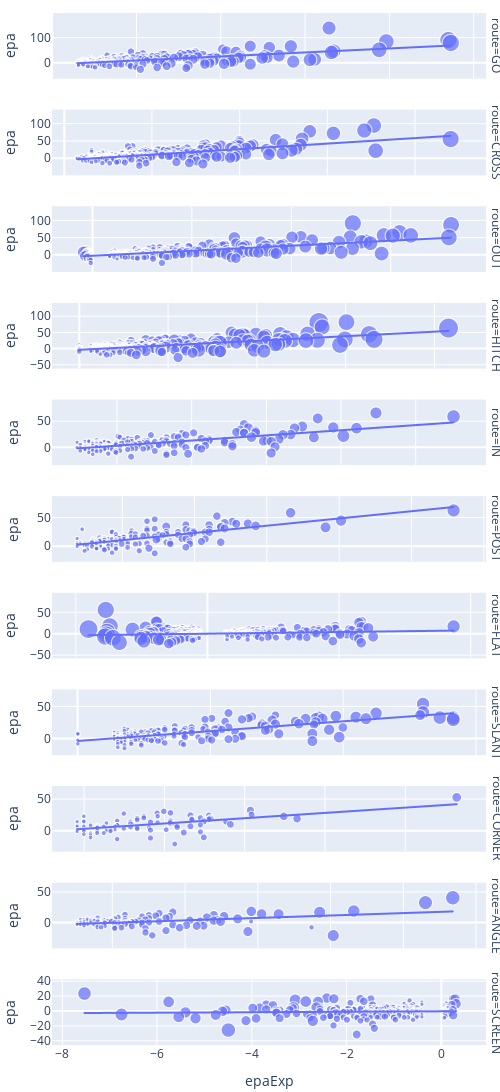

Here is the notebook cell this chart was saved with:
### Code cell
fig = px.scatter(rec[rec['route'] != 'WHEEL'], x="epaExp", y="epa", facet_row= 'route',size = 'play1', trendline = 'ols',hover_data = ['receiver_player_name'])
fig.update_yaxes(matches=None)
fig.update_xaxes(matches=None)
fig.update_layout(autosize = True, width = 500, height = 5000,
                      margin=dict(
        l=5,
        r=5,
        b=5,
        t=5
    )
)

### Figure 1 — Plotly figure (JSON) as saved in the notebook; plotly's stock layout.template omitted (floating-point values rounded to 4 significant figures; data arrays with more than 128 entries replaced by an {"elided": "..."} marker saying what was removed)
{"data": [{"customdata": {"elided": "245x1 str values"}, "hovertemplate": "route=GO<br>epaExp=%{x}<br>epa=%{y}<br>play1=%{marker.size}<br>receiver_player_name=%{customdata[0]}<extra></extra>", "legendgroup": "", "marker": {"color": "#636efa", "size": {"elided": "245 int values"}, "sizemode": "area", "sizeref": 0.57, "symbol": "circle"}, "mode": "markers", "name": "", "showlegend": false, "type": "scattergl", "x": {"elided": "245 float values"}, "xaxis": "x11", "y": {"elided": "245 float values"}, "yaxis": "y11"}, {"hovertemplate": "<b>OLS trendline</b><br>epa = 1.59393 * epaExp + -5.27225<br>R<sup>2</sup>=0.436322<br><br>route=GO<br>epaExp=%{x}<br>epa=%{y} <b>(trend)</b><extra></extra>", "legendgroup": "", "marker": {"color": "#636efa", "symbol": "circle"}, "mode": "lines", "name": "", "showlegend": false, "type": "scattergl", "x": {"elided": "245 float values"}, "xaxis": "x11", "y": {"elided": "245 float values"}, "yaxis": "y11"}, {"customdata": {"elided": "304x1 str values"}, "hovertemplate": "route=CROSS<br>epaExp=%{x}<br>epa=%{y}<br>play1=%{marker.size}<br>receiver_player_name=%{customdata[0]}<extra></extra>", "legendgroup": "", "marker": {"color": "#636efa", "size": {"elided": "304 int values"}, "sizemode": "area", "sizeref": 0.57, "symbol": "circle"}, "mode": "markers", "name": "", "showlegend": false, "type": "scattergl", "x": {"elided": "304 float values"}, "xaxis": "x10", "y": {"elided": "304 float values"}, "yaxis": "y10"}, {"hovertemplate": "<b>OLS trendline</b><br>epa = 1.59905 * epaExp + -4.89021<br>R<sup>2</sup>=0.509571<br><br>route=CROSS<br>epaExp=%{x}<br>epa=%{y} <b>(trend)</b><extra></extra>", "legendgroup": "", "marker": {"color": "#636efa", "symbol": "circle"}, "mode": "lines", "name": "", "showlegend": false, "type": "scattergl", "x": {"elided": "304 float values"}, "xaxis": "x10", "y": {"elided": "304 float values"}, "yaxis": "y10"}, {"customdata": {"elided": "350x1 str values"}, "hovertemplate": "route=OUT<br>epaExp=%{x}<br>epa=%{y}<br>play1=%{marker.size}<br>receiver_player_name=%{customdata[0]}<extra></extra>", "legendgroup": "", "marker": {"color": "#636efa", "size": {"elided": "350 int values"}, "sizemode": "area", "sizeref": 0.57, "symbol": "circle"}, "mode": "markers", "name": "", "showlegend": false, "type": "scattergl", "x": {"elided": "350 float values"}, "xaxis": "x9", "y": {"elided": "350 float values"}, "yaxis": "y9"}, {"hovertemplate": "<b>OLS trendline</b><br>epa = 1.45867 * epaExp + -2.31882<br>R<sup>2</sup>=0.560344<br><br>route=OUT<br>epaExp=%{x}<br>epa=%{y} <b>(trend)</b><extra></extra>", "legendgroup": "", "marker": {"color": "#636efa", "symbol": "circle"}, "mode": "lines", "name": "", "showlegend": false, "type": "scattergl", "x": {"elided": "350 float values"}, "xaxis": "x9", "y": {"elided": "350 float values"}, "yaxis": "y9"}, {"customdata": {"elided": "357x1 str values"}, "hovertemplate": "route=HITCH<br>epaExp=%{x}<br>epa=%{y}<br>play1=%{marker.size}<br>receiver_player_name=%{customdata[0]}<extra></extra>", "legendgroup": "", "marker": {"color": "#636efa", "size": {"elided": "357 int values"}, "sizemode": "area", "sizeref": 0.57, "symbol": "circle"}, "mode": "markers", "name": "", "showlegend": false, "type": "scattergl", "x": {"elided": "357 float values"}, "xaxis": "x8", "y": {"elided": "357 float values"}, "yaxis": "y8"}, {"hovertemplate": "<b>OLS trendline</b><br>epa = 1.40619 * epaExp + -2.27994<br>R<sup>2</sup>=0.459572<br><br>route=HITCH<br>epaExp=%{x}<br>epa=%{y} <b>(trend)</b><extra></extra>", "legendgroup": "", "marker": {"color": "#636efa", "symbol": "circle"}, "mode": "lines", "name": "", "showlegend": false, "type": "scattergl", "x": {"elided": "357 float values"}, "xaxis": "x8", "y": {"elided": "357 float values"}, "yaxis": "y8"}, {"customdata": {"elided": "180x1 str values"}, "hovertemplate": "route=IN<br>epaExp=%{x}<br>epa=%{y}<br>play1=%{marker.size}<br>receiver_player_name=%{customdata[0]}<extra></extra>", "legendgroup": "", "marker": {"color": "#636efa", "size": {"elided": "180 int values"}, "sizemode": "area", "sizeref": 0.57, "symbol": "circle"}, "mode": "markers", "name": "", "showlegend": false, "type": "scattergl", "x": {"elided": "180 float values"}, "xaxis": "x7", "y": {"elided": "180 float values"}, "yaxis": "y7"}, {"hovertemplate": "<b>OLS trendline</b><br>epa = 1.97169 * epaExp + -6.03116<br>R<sup>2</sup>=0.481129<br><br>route=IN<br>epaExp=%{x}<br>epa=%{y} <b>(trend)</b><extra></extra>", "legendgroup": "", "marker": {"color": "#636efa", "symbol": "circle"}, "mode": "lines", "name": "", "showlegend": false, "type": "scattergl", "x": {"elided": "180 float values"}, "xaxis": "x7", "y": {"elided": "180 float values"}, "yaxis": "y7"}, {"customdata": {"elided": "141x1 str values"}, "hovertemplate": "route=POST<br>epaExp=%{x}<br>epa=%{y}<br>play1=%{marker.size}<br>receiver_player_name=%{customdata[0]}<extra></extra>", "legendgroup": "", "marker": {"color": "#636efa", "size": {"elided": "141 int values"}, "sizemode": "area", "sizeref": 0.57, "symbol": "circle"}, "mode": "markers", "name": "", "showlegend": false, "type": "scattergl", "x": {"elided": "141 float values"}, "xaxis": "x6", "y": {"elided": "141 float values"}, "yaxis": "y6"}, {"hovertemplate": "<b>OLS trendline</b><br>epa = 1.26594 * epaExp + -1.77206<br>R<sup>2</sup>=0.483023<br><br>route=POST<br>epaExp=%{x}<br>epa=%{y} <b>(trend)</b><extra></extra>", "legendgroup": "", "marker": {"color": "#636efa", "symbol": "circle"}, "mode": "lines", "name": "", "showlegend": false, "type": "scattergl", "x": {"elided": "141 float values"}, "xaxis": "x6", "y": {"elided": "141 float values"}, "yaxis": "y6"}, {"customdata": {"elided": "348x1 str values"}, "hovertemplate": "route=FLAT<br>epaExp=%{x}<br>epa=%{y}<br>play1=%{marker.size}<br>receiver_player_name=%{customdata[0]}<extra></extra>", "legendgroup": "", "marker": {"color": "#636efa", "size": {"elided": "348 int values"}, "sizemode": "area", "sizeref": 0.57, "symbol": "circle"}, "mode": "markers", "name": "", "showlegend": false, "type": "scattergl", "x": {"elided": "348 float values"}, "xaxis": "x5", "y": {"elided": "348 float values"}, "yaxis": "y5"}, {"hovertemplate": "<b>OLS trendline</b><br>epa = 0.77501 * epaExp + 0.35218<br>R<sup>2</sup>=0.036462<br><br>route=FLAT<br>epaExp=%{x}<br>epa=%{y} <b>(trend)</b><extra></extra>", "legendgroup": "", "marker": {"color": "#636efa", "symbol": "circle"}, "mode": "lines", "name": "", "showlegend": false, "type": "scattergl", "x": {"elided": "348 float values"}, "xaxis": "x5", "y": {"elided": "348 float values"}, "yaxis": "y5"}, {"customdata": {"elided": "182x1 str values"}, "hovertemplate": "route=SLANT<br>epaExp=%{x}<br>epa=%{y}<br>play1=%{marker.size}<br>receiver_player_name=%{customdata[0]}<extra></extra>", "legendgroup": "", "marker": {"color": "#636efa", "size": {"elided": "182 int values"}, "sizemode": "area", "sizeref": 0.57, "symbol": "circle"}, "mode": "markers", "name": "", "showlegend": false, "type": "scattergl", "x": {"elided": "182 float values"}, "xaxis": "x4", "y": {"elided": "182 float values"}, "yaxis": "y4"}, {"hovertemplate": "<b>OLS trendline</b><br>epa = 1.53115 * epaExp + -3.12088<br>R<sup>2</sup>=0.546178<br><br>route=SLANT<br>epaExp=%{x}<br>epa=%{y} <b>(trend)</b><extra></extra>", "legendgroup": "", "marker": {"color": "#636efa", "symbol": "circle"}, "mode": "lines", "name": "", "showlegend": false, "type": "scattergl", "x": {"elided": "182 float values"}, "xaxis": "x4", "y": {"elided": "182 float values"}, "yaxis": "y4"}, {"customdata": [["T.Kelce"], ["K.Allen"], ["C.Kirk"], ["C.Lamb"], ["M.Williams"], ["C.Sutton"], ["M.Gesicki"], ["B.Cooks"], ["D.Knox"], ["G.Davis"], ["K.Osborn"], ["G.Kittle"], ["M.Evans"], ["A.Hooper"], ["C.Godwin"], ["A.Cooper"], ["J.Jefferson"], ["T.Hill"], ["M.Andrews"], ["C.Kupp"], ["T.Higbee"], ["H.Henry"], ["K.Golladay"], ["R.Cobb"], ["D.Robinson"], ["T.Lockett"], ["A.Thielen"], ["G.Wilson"], ["M.Hardman"], ["E.Ebron"], ["C.Samuel"], ["J.Jones"], ["D.Goedert"], ["M.Jones"], ["J.Cook"], ["L.Thomas"], ["T.Hockenson"], ["A.Robinson"], ["D.Njoku"], ["S.Diggs"], ["M.Alie-Cox"], ["C.Davis"], ["J.Meyers"], ["Z.Jones"], ["Z.Pascal"], ["C.Ridley"], ["A.Miller"], ["A.Green"], ["N.Fant"], ["M.Valdes-Scantling"], ["J.Doyle"], ["M.Brown"], ["D.Amendola"], ["Ju.Watson"], ["O.Beckham"], ["D.Adams"], ["V.Jefferson"], ["T.Hilton"], ["Z.Ertz"], ["D.Smith"], ["T.Boyd"], ["N.Agholor"], ["E.Engram"], ["K.Pitts"], ["O.Howard"], ["D.Chark Jr."], ["G.Everett"], ["J.Jeudy"], ["A.St. Brown"], ["R.Woods"], ["M.Pittman"], ["G.Olsen"], ["A.Brown"], ["J.Landry"], ["D.Parker"], ["L.Fitzgerald"], ["R.Gronkowski"], ["T.McLaurin"], ["J.Reynolds"], ["D.Peoples-Jones"], ["W.Fuller"], ["Ro.Anderson"], ["J.Chase"], ["D.Hopkins"], ["D.Metcalf"], ["D.Moore"], ["D.Mooney"], ["D.Waller"]], "hovertemplate": "route=CORNER<br>epaExp=%{x}<br>epa=%{y}<br>play1=%{marker.size}<br>receiver_player_name=%{customdata[0]}<extra></extra>", "legendgroup": "", "marker": {"color": "#636efa", "size": [53, 37, 24, 25, 23, 18, 29, 28, 24, 21, 12, 18, 42, 23, 21, 20, 31, 44, 22, 31, 24, 22, 20, 17, 12, 25, 30, 12, 11, 26, 19, 22, 18, 25, 12, 15, 20, 19, 20, 34, 23, 17, 17, 17, 13, 26, 11, 14, 11, 28, 13, 12, 11, 15, 19, 26, 14, 20, 17, 14, 18, 20, 12, 13, 11, 11, 19, 16, 12, 22, 14, 12, 12, 16, 12, 11, 23, 27, 15, 14, 13, 12, 13, 30, 13, 22, 17, 20], "sizemode": "area", "sizeref": 0.57, "symbol": "circle"}, "mode": "markers", "name": "", "showlegend": false, "type": "scattergl", "x": [28.21, 15.36, 9.963, 10.38, 9.548, 7.473, 15.44, 11.62, 12.77, 8.718, 4.982, 9.581, 17.44, 12.24, 8.718, 8.303, 12.87, 18.27, 11.71, 12.87, 12.77, 11.71, 8.303, 7.057, 4.982, 10.38, 12.45, 4.982, 4.567, 13.84, 7.888, 9.133, 9.581, 10.38, 6.387, 7.984, 10.65, 7.888, 10.65, 14.11, 12.24, 7.057, 7.057, 7.057, 5.397, 10.79, 4.567, 5.812, 5.855, 11.62, 6.92, 4.982, 4.567, 6.227, 7.888, 10.79, 5.812, 8.303, 9.049, 5.812, 7.473, 8.303, 6.387, 6.92, 5.855, 4.567, 10.11, 6.642, 4.982, 9.133, 5.812, 6.387, 4.982, 6.642, 4.982, 4.567, 12.24, 11.21, 6.227, 5.812, 5.397, 4.982, 5.397, 12.45, 5.397, 9.133, 7.057, 10.65], "xaxis": "x3", "y": [53.3, 32.79, 31.11, 28.68, 28.41, 27.63, 25.84, 24.84, 24.77, 23.35, 23.29, 23.26, 23.18, 20.9, 20.68, 20.26, 20.14, 19.46, 19.16, 18.7, 18.55, 17.87, 17.69, 16.14, 15.91, 15.57, 15.19, 14.94, 14.71, 14.61, 14.38, 14.06, 13.43, 12.66, 12.53, 11.61, 11.61, 11.12, 10.85, 10.49, 9.637, 9.296, 9.029, 9.027, 8.981, 8.93, 8.605, 8.045, 7.693, 7.407, 7.294, 7.276, 7.037, 7.019, 6.259, 6.166, 6.037, 5.645, 5.134, 4.934, 3.831, 3.656, 2.317, 2.227, 2.145, 2.096, 2.028, 1.904, 1.666, 1.36, 0.2487, 0.07243, -0.0472, -0.3585, -0.4297, -0.788, -1.464, -2.507, -3.237, -3.269, -3.707, -5.115, -6.716, -10.21, -10.44, -11.3, -12.9, -20.79], "yaxis": "y3"}, {"hovertemplate": "<b>OLS trendline</b><br>epa = 1.68008 * epaExp + -4.96039<br>R<sup>2</sup>=0.300456<br><br>route=CORNER<br>epaExp=%{x}<br>epa=%{y} <b>(trend)</b><extra></extra>", "legendgroup": "", "marker": {"color": "#636efa", "symbol": "circle"}, "mode": "lines", "name": "", "showlegend": false, "type": "scattergl", "x": [4.567, 4.567, 4.567, 4.567, 4.567, 4.982, 4.982, 4.982, 4.982, 4.982, 4.982, 4.982, 4.982, 5.397, 5.397, 5.397, 5.397, 5.812, 5.812, 5.812, 5.812, 5.812, 5.855, 5.855, 6.227, 6.227, 6.387, 6.387, 6.387, 6.642, 6.642, 6.92, 6.92, 7.057, 7.057, 7.057, 7.057, 7.057, 7.473, 7.473, 7.888, 7.888, 7.888, 7.984, 8.303, 8.303, 8.303, 8.303, 8.718, 8.718, 9.049, 9.133, 9.133, 9.133, 9.548, 9.581, 9.581, 9.963, 10.11, 10.38, 10.38, 10.38, 10.65, 10.65, 10.65, 10.79, 10.79, 11.21, 11.62, 11.62, 11.71, 11.71, 12.24, 12.24, 12.24, 12.45, 12.45, 12.77, 12.77, 12.87, 12.87, 13.84, 14.11, 15.36, 15.44, 17.44, 18.27, 28.21], "xaxis": "x3", "y": [2.712, 2.712, 2.712, 2.712, 2.712, 3.409, 3.409, 3.409, 3.409, 3.409, 3.409, 3.409, 3.409, 4.107, 4.107, 4.107, 4.107, 4.804, 4.804, 4.804, 4.804, 4.804, 4.876, 4.876, 5.502, 5.502, 5.771, 5.771, 5.771, 6.199, 6.199, 6.665, 6.665, 6.897, 6.897, 6.897, 6.897, 6.897, 7.594, 7.594, 8.292, 8.292, 8.292, 8.453, 8.989, 8.989, 8.989, 8.989, 9.687, 9.687, 10.24, 10.38, 10.38, 10.38, 11.08, 11.14, 11.14, 11.78, 12.03, 12.48, 12.48, 12.48, 12.92, 12.92, 12.92, 13.17, 13.17, 13.87, 14.57, 14.57, 14.71, 14.71, 15.61, 15.61, 15.61, 15.96, 15.96, 16.5, 16.5, 16.66, 16.66, 18.29, 18.75, 20.85, 20.97, 24.33, 25.73, 42.44], "yaxis": "y3"}, {"customdata": [["C.McCaffrey"], ["A.Kamara"], ["A.Ekeler"], ["J.Conner"], ["G.Bernard"], ["L.Fournette"], ["S.Perine"], ["J.White"], ["J.Jacobs"], ["R.White"], ["D.Singletary"], ["M.Breida"], ["K.Gainwell"], ["D.Henry"], ["N.Hines"], ["C.Edmonds"], ["T.Yeldon"], ["K.Drake"], ["T.Etienne"], ["C.Thompson"], ["N.Harris"], ["D.Johnson"], ["F.Gore"], ["P.Barber"], ["D.Swift"], ["B.Scott"], ["P.Lindsay"], ["D.Johnson"], ["A.Dillon"], ["J.Mixon"], ["D.Washington"], ["D.Freeman"], ["A.Mattison"], ["D.Harris"], ["I.Smith"], ["D.Henderson"], ["Bre.Hall"], ["T.Homer"], ["D.Montgomery"], ["J.Rodgers"], ["D.Dallas"], ["R.Mostert"], ["J.Robinson"], ["M.Gordon"], ["D.Hilliard"], ["D.Samuel"], ["R.Stevenson"], ["M.Mack"], ["D.Lewis"], ["A.Peterson"], ["J.Richard"], ["J.Jackson"], ["T.Pollard"], ["B.Bolden"], ["K.Juszczyk"], ["J.McNichols"], ["J.Dobbins"], ["B.Hill"], ["D.Pierce"], ["N.Chubb"], ["A.Jones"], ["R.Freeman"], ["J.McKinnon"], ["J.Cook"], ["T.Johnson"], ["J.Williams"], ["J.Hasty"], ["K.Williams"], ["A.Gibson"], ["T.Cohen"], ["T.Gurley"], ["L.Miller"], ["J.Kelley"], ["C.Edwards-Helaire"], ["C.Carson"], ["J.Williams"], ["J.Taylor"], ["J.Allen"], ["A.Blue"], ["M.Sanders"], ["D.Booker"], ["L.Murray"], ["S.Michel"], ["C.Hubbard"], ["T.Riddick"], ["M.Gaskin"], ["K.Hunt"], ["K.Johnson"], ["D.Cook"], ["R.Jones"], ["J.McKissic"], ["M.Ingram"], ["J.Gibbs"], ["T.Montgomery"], ["T.Montgomery"], ["C.Hyde"], ["M.Davis"], ["J.Wilson"], ["Z.Moss"], ["Mi.Carter"], ["A.Abdullah"], ["S.Barkley"], ["R.Burkhead"], ["D.Ogunbowale"], ["E.Elliott"]], "hovertemplate": "route=ANGLE<br>epaExp=%{x}<br>epa=%{y}<br>play1=%{marker.size}<br>receiver_player_name=%{customdata[0]}<extra></extra>", "legendgroup": "", "marker": {"color": "#636efa", "size": [121, 113, 92, 62, 39, 82, 35, 65, 70, 25, 51, 32, 34, 30, 54, 38, 23, 49, 17, 37, 32, 25, 14, 22, 58, 12, 21, 31, 13, 52, 14, 44, 29, 19, 15, 21, 17, 16, 51, 21, 25, 20, 16, 47, 21, 14, 35, 13, 28, 11, 53, 17, 27, 12, 19, 15, 11, 23, 12, 26, 32, 30, 22, 25, 26, 19, 13, 11, 26, 26, 25, 18, 11, 14, 25, 16, 23, 11, 12, 24, 30, 39, 18, 23, 17, 22, 43, 13, 48, 19, 46, 27, 17, 18, 18, 22, 41, 24, 31, 22, 37, 61, 31, 33, 86], "sizemode": "area", "sizeref": 0.57, "symbol": "circle"}, "mode": "markers", "name": "", "showlegend": false, "type": "scattergl", "x": [5.682, 5.306, 4.32, 2.911, 1.831, 3.85, 1.643, 3.052, 3.287, 1.174, 2.395, 1.503, 1.597, 1.409, 2.536, 1.784, 1.08, 2.301, 0.7983, 1.737, 1.503, 1.174, 0.6574, 1.033, 2.723, 0.5635, 0.9861, 1.456, 0.6104, 2.442, 0.6574, 2.066, 1.362, 0.8922, 0.7043, 0.9861, 0.7983, 0.7513, 2.395, 0.9861, 1.174, 0.9391, 0.7513, 2.207, 0.9861, 2.908, 1.643, 0.6104, 1.315, 0.5165, 2.489, 0.7983, 1.268, 0.5635, 0.8922, 0.7043, 0.5165, 1.08, 0.5635, 1.221, 1.503, 1.409, 1.033, 1.174, 1.221, 0.8922, 0.6104, 0.5165, 1.221, 1.221, 1.174, 0.8452, 0.5165, 0.6574, 1.174, 0.7513, 1.08, 0.5165, 0.5635, 1.127, 1.409, 1.831, 0.8452, 1.08, 0.7983, 1.033, 2.019, 0.6104, 2.254, 0.8922, 2.16, 1.268, 0.7983, 3.739, 0.8452, 1.033, 1.925, 1.127, 1.456, 1.033, 1.737, 2.864, 1.456, 1.55, 4.038], "xaxis": "x2", "y": [40.84, 32.89, 19.13, 18.62, 17.45, 17.09, 15.55, 14.43, 14.11, 13.33, 12.36, 12.26, 11.41, 10.48, 10.48, 10.09, 9.017, 8.506, 8.209, 7.926, 7.213, 6.583, 6.495, 6.446, 6.402, 5.17, 5.158, 5.062, 4.708, 4.347, 4.238, 4.084, 3.758, 3.672, 3.644, 3.623, 3.579, 3.528, 3.355, 3.033, 2.965, 2.606, 2.45, 2.219, 2.146, 2.138, 1.999, 1.94, 1.875, 1.791, 1.791, 1.677, 1.236, 0.7898, 0.6041, 0.5997, 0.5425, 0.4141, 0.3397, 0.2275, 0.2172, 0.1829, 0.097, 0.01729, -0.2326, -0.497, -0.8106, -0.8197, -0.8281, -1.23, -1.533, -1.941, -1.942, -2.077, -2.314, -2.432, -2.518, -2.605, -2.681, -2.903, -3.467, -3.468, -3.583, -3.666, -3.688, -3.78, -4.248, -4.652, -4.888, -5.121, -5.251, -6.016, -7.246, -7.543, -7.543, -7.923, -8.097, -8.226, -9.157, -9.244, -12.83, -14.35, -15.98, -20.67, -20.92], "yaxis": "y2"}, {"hovertemplate": "<b>OLS trendline</b><br>epa = 3.95732 * epaExp + -4.01383<br>R<sup>2</sup>=0.194438<br><br>route=ANGLE<br>epaExp=%{x}<br>epa=%{y} <b>(trend)</b><extra></extra>", "legendgroup": "", "marker": {"color": "#636efa", "symbol": "circle"}, "mode": "lines", "name": "", "showlegend": false, "type": "scattergl", "x": [0.5165, 0.5165, 0.5165, 0.5165, 0.5165, 0.5635, 0.5635, 0.5635, 0.5635, 0.6104, 0.6104, 0.6104, 0.6104, 0.6574, 0.6574, 0.6574, 0.7043, 0.7043, 0.7513, 0.7513, 0.7513, 0.7983, 0.7983, 0.7983, 0.7983, 0.7983, 0.8452, 0.8452, 0.8452, 0.8922, 0.8922, 0.8922, 0.8922, 0.9391, 0.9861, 0.9861, 0.9861, 0.9861, 1.033, 1.033, 1.033, 1.033, 1.033, 1.08, 1.08, 1.08, 1.08, 1.127, 1.127, 1.174, 1.174, 1.174, 1.174, 1.174, 1.174, 1.221, 1.221, 1.221, 1.221, 1.268, 1.268, 1.315, 1.362, 1.409, 1.409, 1.409, 1.456, 1.456, 1.456, 1.503, 1.503, 1.503, 1.55, 1.597, 1.643, 1.643, 1.737, 1.737, 1.784, 1.831, 1.831, 1.925, 2.019, 2.066, 2.16, 2.207, 2.254, 2.301, 2.395, 2.395, 2.442, 2.489, 2.536, 2.723, 2.864, 2.908, 2.911, 3.052, 3.287, 3.739, 3.85, 4.038, 4.32, 5.306, 5.682], "xaxis": "x2", "y": [-1.97, -1.97, -1.97, -1.97, -1.97, -1.784, -1.784, -1.784, -1.784, -1.598, -1.598, -1.598, -1.598, -1.412, -1.412, -1.412, -1.227, -1.227, -1.041, -1.041, -1.041, -0.8549, -0.8549, -0.8549, -0.8549, -0.8549, -0.6691, -0.6691, -0.6691, -0.4833, -0.4833, -0.4833, -0.4833, -0.2974, -0.1116, -0.1116, -0.1116, -0.1116, 0.07421, 0.07421, 0.07421, 0.07421, 0.07421, 0.26, 0.26, 0.26, 0.26, 0.4459, 0.4459, 0.6317, 0.6317, 0.6317, 0.6317, 0.6317, 0.6317, 0.8175, 0.8175, 0.8175, 0.8175, 1.003, 1.003, 1.189, 1.375, 1.561, 1.561, 1.561, 1.747, 1.747, 1.747, 1.932, 1.932, 1.932, 2.118, 2.304, 2.49, 2.49, 2.862, 2.862, 3.047, 3.233, 3.233, 3.605, 3.976, 4.162, 4.534, 4.72, 4.906, 5.091, 5.463, 5.463, 5.649, 5.835, 6.02, 6.764, 7.321, 7.495, 7.507, 8.064, 8.994, 10.78, 11.22, 11.97, 13.08, 16.98, 18.47], "yaxis": "y2"}, {"customdata": {"elided": "275x1 str values"}, "hovertemplate": "route=SCREEN<br>epaExp=%{x}<br>epa=%{y}<br>play1=%{marker.size}<br>receiver_player_name=%{customdata[0]}<extra></extra>", "legendgroup": "", "marker": {"color": "#636efa", "size": {"elided": "275 int values"}, "sizemode": "area", "sizeref": 0.57, "symbol": "circle"}, "mode": "markers", "name": "", "showlegend": false, "type": "scattergl", "x": {"elided": "275 float values"}, "xaxis": "x", "y": {"elided": "275 float values"}, "yaxis": "y"}, {"hovertemplate": "<b>OLS trendline</b><br>epa = 0.305862 * epaExp + -0.319154<br>R<sup>2</sup>=0.003085<br><br>route=SCREEN<br>epaExp=%{x}<br>epa=%{y} <b>(trend)</b><extra></extra>", "legendgroup": "", "marker": {"color": "#636efa", "symbol": "circle"}, "mode": "lines", "name": "", "showlegend": false, "type": "scattergl", "x": {"elided": "275 float values"}, "xaxis": "x", "y": {"elided": "275 float values"}, "yaxis": "y"}], "layout": {"annotations": [{"font": {}, "showarrow": false, "text": "route=SCREEN", "textangle": 90, "x": 0.98, "xanchor": "left", "xref": "paper", "y": 0.03182, "yanchor": "middle", "yref": "paper"}, {"font": {}, "showarrow": false, "text": "route=ANGLE", "textangle": 90, "x": 0.98, "xanchor": "left", "xref": "paper", "y": 0.1255, "yanchor": "middle", "yref": "paper"}, {"font": {}, "showarrow": false, "text": "route=CORNER", "textangle": 90, "x": 0.98, "xanchor": "left", "xref": "paper", "y": 0.2191, "yanchor": "middle", "yref": "paper"}, {"font": {}, "showarrow": false, "text": "route=SLANT", "textangle": 90, "x": 0.98, "xanchor": "left", "xref": "paper", "y": 0.3127, "yanchor": "middle", "yref": "paper"}, {"font": {}, "showarrow": false, "text": "route=FLAT", "textangle": 90, "x": 0.98, "xanchor": "left", "xref": "paper", "y": 0.4064, "yanchor": "middle", "yref": "paper"}, {"font": {}, "showarrow": false, "text": "route=POST", "textangle": 90, "x": 0.98, "xanchor": "left", "xref": "paper", "y": 0.5, "yanchor": "middle", "yref": "paper"}, {"font": {}, "showarrow": false, "text": "route=IN", "textangle": 90, "x": 0.98, "xanchor": "left", "xref": "paper", "y": 0.5936, "yanchor": "middle", "yref": "paper"}, {"font": {}, "showarrow": false, "text": "route=HITCH", "textangle": 90, "x": 0.98, "xanchor": "left", "xref": "paper", "y": 0.6873, "yanchor": "middle", "yref": "paper"}, {"font": {}, "showarrow": false, "text": "route=OUT", "textangle": 90, "x": 0.98, "xanchor": "left", "xref": "paper", "y": 0.7809, "yanchor": "middle", "yref": "paper"}, {"font": {}, "showarrow": false, "text": "route=CROSS", "textangle": 90, "x": 0.98, "xanchor": "left", "xref": "paper", "y": 0.8745, "yanchor": "middle", "yref": "paper"}, {"font": {}, "showarrow": false, "text": "route=GO", "textangle": 90, "x": 0.98, "xanchor": "left", "xref": "paper", "y": 0.9682, "yanchor": "middle", "yref": "paper"}], "autosize": true, "height": 5000, "legend": {"itemsizing": "constant", "tracegroupgap": 0}, "margin": {"b": 5, "l": 5, "r": 5, "t": 5}, "width": 500, "xaxis": {"anchor": "y", "autorange": true, "domain": [0, 0.98], "range": [-8.22, 0.9478], "title": {"text": "epaExp"}, "type": "linear"}, "xaxis10": {"anchor": "y10", "autorange": true, "domain": [0, 0.98], "range": [-1.405, 48.12], "showticklabels": false, "type": "linear"}, "xaxis11": {"anchor": "y11", "autorange": true, "domain": [0, 0.98], "range": [-0.01983, 51.49], "showticklabels": false, "type": "linear"}, "xaxis2": {"anchor": "y2", "autorange": true, "domain": [0, 0.98], "range": [0.1698, 6.14], "showticklabels": false, "type": "linear"}, "xaxis3": {"anchor": "y3", "autorange": true, "domain": [0, 0.98], "range": [2.996, 30.04], "showticklabels": false, "type": "linear"}, "xaxis4": {"anchor": "y4", "autorange": true, "domain": [0, 0.98], "range": [-1.927, 30.77], "showticklabels": false, "type": "linear"}, "xaxis5": {"anchor": "y5", "autorange": true, "domain": [0, 0.98], "range": [-5.91, 10.59], "showticklabels": false, "type": "linear"}, "xaxis6": {"anchor": "y6", "autorange": true, "domain": [0, 0.98], "range": [0.2758, 60.34], "showticklabels": false, "type": "linear"}, "xaxis7": {"anchor": "y7", "autorange": true, "domain": [0, 0.98], "range": [0.6464, 29.73], "showticklabels": false, "type": "linear"}, "xaxis8": {"anchor": "y8", "autorange": true, "domain": [0, 0.98], "range": [-3.085, 45.85], "showticklabels": false, "type": "linear"}, "xaxis9": {"anchor": "y9", "autorange": true, "domain": [0, 0.98], "range": [-4.084, 39.62], "showticklabels": false, "type": "linear"}, "yaxis": {"anchor": "x", "autorange": true, "domain": [0, 0.06364], "range": [-36.31, 29.14], "title": {"text": "epa"}, "type": "linear"}, "yaxis10": {"anchor": "x10", "autorange": true, "domain": [0.8427, 0.9064], "range": [-30.48, 107.7], "title": {"text": "epa"}, "type": "linear"}, "yaxis11": {"anchor": "x11", "autorange": true, "domain": [0.9364, 1.0], "range": [-38.72, 156.7], "title": {"text": "epa"}, "type": "linear"}, "yaxis2": {"anchor": "x2", "autorange": true, "domain": [0.09364, 0.1573], "range": [-26.92, 47.26], "title": {"text": "epa"}, "type": "linear"}, "yaxis3": {"anchor": "x3", "autorange": true, "domain": [0.1873, 0.2509], "range": [-26.38, 59.69], "title": {"text": "epa"}, "type": "linear"}, "yaxis4": {"anchor": "x4", "autorange": true, "domain": [0.2809, 0.3445], "range": [-19.57, 61.5], "title": {"text": "epa"}, "type": "linear"}, "yaxis5": {"anchor": "x5", "autorange": true, "domain": [0.3745, 0.4382], "range": [-30.16, 64.85], "title": {"text": "epa"}, "type": "linear"}, "yaxis6": {"anchor": "x6", "autorange": true, "domain": [0.4682, 0.5318], "range": [-18.2, 73.51], "title": {"text": "epa"}, "type": "linear"}, "yaxis7": {"anchor": "x7", "autorange": true, "domain": [0.5618, 0.6255], "range": [-24.0, 74.54], "title": {"text": "epa"}, "type": "linear"}, "yaxis8": {"anchor": "x8", "autorange": true, "domain": [0.6555, 0.7191], "range": [-36.38, 95.86], "title": {"text": "epa"}, "type": "linear"}, "yaxis9": {"anchor": "x9", "autorange": true, "domain": [0.7491, 0.8127], "range": [-32.56, 105.0], "title": {"text": "epa"}, "type": "linear"}}}
